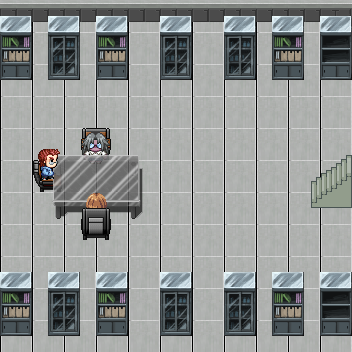

Tiled map render using the project's own tile images. Description and the map definition, with tile-layer contents summarised, below:
An orthogonal 22x22 tile map with 16x16 px tiles, 9 tile layers (Suelo, CollisionParedes, Collision Chair 2, People2, ...) and 3 objects (OpenWeb, StartPlayer, GotoArea).

<map version="1.0" orientation="orthogonal" width="22" height="22" tilewidth="16" tileheight="16">
 <tileset firstgid="1" name="Interior" tilewidth="16" tileheight="16">
  <image source="Interior/Interior.png" width="560" height="816" />
 </tileset>
 <layer name="Suelo" width="22" height="22">
  <data>[484 cells, 484 non-empty, 4 distinct tile ids]</data>
 </layer>
 <layer name="CollisionParedes" width="22" height="22">
  <data>[484 cells, 142 non-empty, 27 distinct tile ids]</data>
 </layer>
 <layer name="Collision Chair 2" width="22" height="22">
  <data>[484 cells, 8 non-empty, 8 distinct tile ids]</data>
 </layer>
 <layer name="People2" width="22" height="22">
  <data>[484 cells, 6 non-empty, 6 distinct tile ids]</data>
 </layer>
 <layer name="CollisionTables" width="22" height="22">
  <data>[484 cells, 30 non-empty, 30 distinct tile ids]</data>
 </layer>
 <layer name="People" width="22" height="22">
  <data>[484 cells, 10 non-empty, 10 distinct tile ids]</data>
 </layer>
 <layer name="Objetos" width="22" height="22">
  <data>[484 cells, 0 non-empty, 0 distinct tile ids]</data>
 </layer>
 <layer name="Collision Chairs" width="22" height="22">
  <data>[484 cells, 4 non-empty, 4 distinct tile ids]</data>
 </layer>
 <layer name="Stairs" width="22" height="22">
  <data>[484 cells, 12 non-empty, 12 distinct tile ids]</data>
 </layer>
 <objectgroup name="Capa de Objetos 1" width="22" height="22">
  <object name="Patents" type="OpenWeb" x="44" y="153" width="111" height="49" />
  <object name="Player" type="StartPlayer" x="254" y="143" width="13" height="23" />
  <object name="Exit" type="GotoArea" x="317" y="150" width="31" height="55" />
 </objectgroup>
</map>